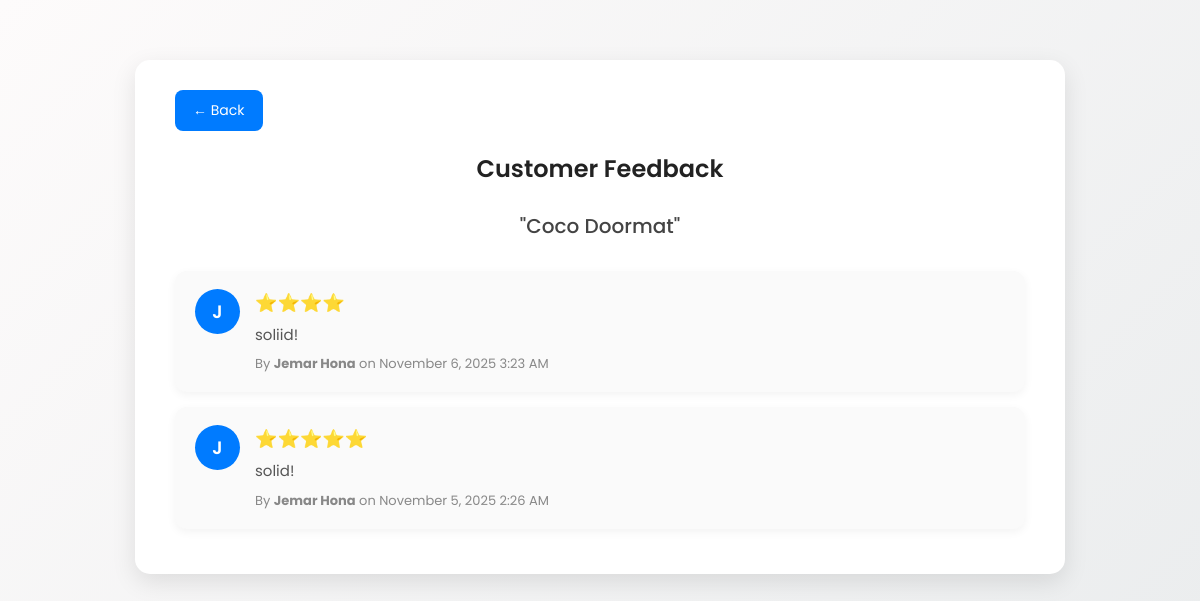
The app's page /view_feedback.php?product_id=1 with its own data.
### tables this page shows
CREATE TABLE `products` (
  `id` int(11) NOT NULL,
  `name` varchar(100) NOT NULL,
  `price` decimal(10,2) NOT NULL CHECK (`price` >= 0),
  `stock` int(11) NOT NULL CHECK (`stock` >= 0 and `stock` <= 1000),
  `image` varchar(255) DEFAULT NULL,
  `is_featured` tinyint(1) DEFAULT 0,
  `is_archived` tinyint(1) NOT NULL DEFAULT 0,
  `created_at` timestamp NOT NULL DEFAULT current_timestamp(),
  `updated_at` timestamp NOT NULL DEFAULT current_timestamp() ON UPDATE current_timestamp()
);

CREATE TABLE `feedback` (
  `id` int(11) NOT NULL,
  `order_id` int(11) DEFAULT NULL,
  `user_id` int(11) NOT NULL,
  `rating` int(11) DEFAULT NULL,
  `product_id` int(11) NOT NULL,
  `stars` int(11) NOT NULL,
  `comment` text DEFAULT NULL,
  `created_at` timestamp NOT NULL DEFAULT current_timestamp()
);

CREATE TABLE `users` (
  `id` int(11) NOT NULL,
  `name` varchar(100) DEFAULT NULL,
  `surname` varchar(100) DEFAULT NULL,
  `username` varchar(50) NOT NULL,
  `password` varchar(255) NOT NULL,
  `cp_number` varchar(20) DEFAULT NULL,
  `address` varchar(255) DEFAULT NULL,
  `role` enum('admin','customer') NOT NULL,
  `status` enum('active','inactive') DEFAULT 'active',
  `created_at` timestamp NOT NULL DEFAULT current_timestamp(),
  `email` varchar(100) NOT NULL
);

### view_feedback.php (the view, shortened to what this page needs)
<?php
include '../db.php';
$product_id = intval($_GET['product_id']);
$product = $conn->query("SELECT * FROM products WHERE id=$product_id")->fetch_assoc();
$feedbacks = $conn->query("SELECT f.*, u.username FROM feedback f
                           JOIN users u ON f.user_id=u.id
                           WHERE product_id=$product_id ORDER BY f.created_at DESC");
?>
<!DOCTYPE html>
<html lang="en">
<head>
</head>
<body>
<div class="container">
    <a href="../customer/products_customer.php" class="back-btn">← Back</a>
    <div class="product-header">
        <h2>Customer Feedback</h2>
        <h3>"<?php echo htmlspecialchars($product['name']); ?>"</h3>
    </div>
    <?php if ($feedbacks->num_rows == 0): ?>
        <div class="no-feedback">
            <p>No feedback yet for this product.</p>
        </div>
    <?php else: ?>
        <?php while ($fb = $feedbacks->fetch_assoc()): ?>
            <div class="feedback">
                <div class="avatar">
                    <?php echo strtoupper(substr($fb['username'], 0, 1)); ?>
                </div>
                <div class="feedback-content">
                    <div class="stars"><?php echo str_repeat('⭐', $fb['rating']); ?></div>
                    <p><?php echo htmlspecialchars($fb['comment']); ?></p>
                    <small>By <strong><?php echo htmlspecialchars($fb['username']); ?></strong> on <?php echo date("F j, Y g:i A", strtotime($fb['created_at'])); ?></small>
                </div>
            </div>
        <?php endwhile; ?>
    <?php endif; ?>
</div>
</body>
</html>

### view_feedback.php (style rules this page uses)
body { font-family: 'Poppins', sans-serif; background: linear-gradient(135deg, #fdfbfb 0%, #ebedee 100%); margin: 0; padding: 0; color: #333; }
.container { max-width: 850px; margin: 60px auto; background: #fff; border-radius: 15px; padding: 30px 40px; box-shadow: 0 8px 25px rgba(0,0,0,0.1); position: relative; }
h2 { text-align: center; margin-bottom: 25px; font-weight: 600; color: #222; }
.back-btn { display: inline-block; text-decoration: none; color: #fff; background: #007bff; padding: 10px 18px; border-radius: 8px; font-size: 14px; transition: 0.3s; }
.feedback { display: flex; align-items: flex-start; gap: 15px; background: #fafafa; border-radius: 12px; padding: 18px 20px; margin-bottom: 15px; box-shadow: 0 3px 10px rgba(0,0,0,0.05); transition: transform 0.2s; }
.avatar { width: 45px; height: 45px; border-radius: 50%; background: #007bff; color: white; display: flex; align-items: center; justify-content: center; font-weight: 600; font-size: 18px; }
.feedback-content { flex: 1; }
.feedback .stars { color: #FFD700; font-size: 18px; margin-bottom: 8px; }
.feedback p { margin: 0; font-size: 15px; color: #555; line-height: 1.5; }
.feedback small { display: block; margin-top: 8px; font-size: 13px; color: #888; }
.product-header { text-align: center; margin-bottom: 30px; }
.product-header h3 { font-size: 20px; color: #444; font-weight: 500; }

### records on screen
products: name "Coco Doormat"
feedback: user.username "J", rating "⭐⭐⭐⭐", comment "soliid!", user.username "Jemar Hona", created_at "November 6, 2025 3:23 AM"
feedback: user.username "J", rating "⭐⭐⭐⭐⭐", comment "solid!", user.username "Jemar Hona", created_at "November 5, 2025 2:26 AM"
